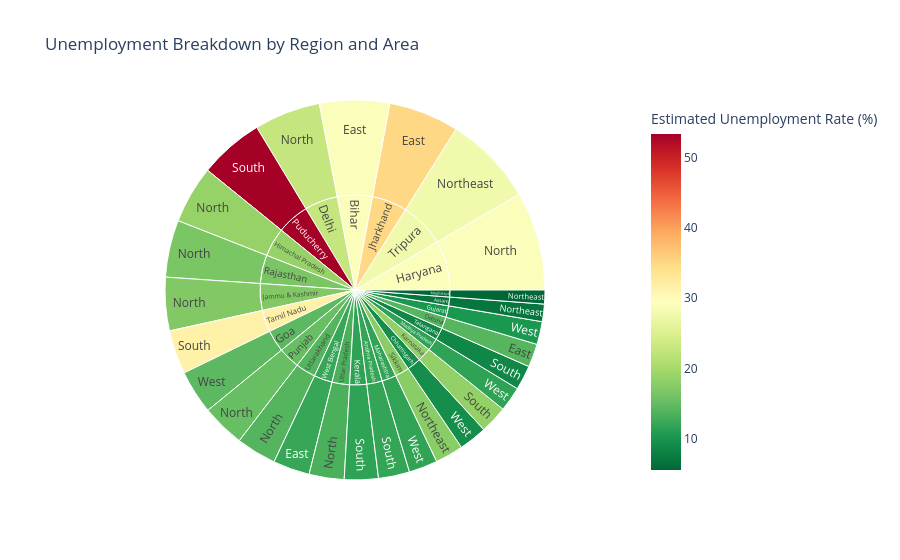

Write notebook code for a chart like this one.
### Code cell
import plotly.express as px

# Use existing regional hierarchy columns
fig = px.sunburst(
    df, 
    path=['Region', 'Region.1'], 
    values='Estimated Unemployment Rate (%)',
    color='Estimated Unemployment Rate (%)', 
    color_continuous_scale='RdYlGn_r',
    title='Unemployment Breakdown by Region and Area'
)

fig.show()

### Figure 1 — Plotly figure (JSON) as saved in the notebook; plotly's stock layout.template omitted (floating-point values rounded to 4 significant figures)
{"data": [{"branchvalues": "total", "customdata": [[11.95], [6.86], [28.99], [9.329], [22.8], [14.52], [10.31], [29.0], [18.66], [17.21], [35.04], [18.5], [11.56], [11.58], [11.69], [5.511], [14.05], [53.42], [15.28], [16.61], [17.75], [31.69], [8.484], [27.75], [13.42], [14.04], [12.11], [11.95], [6.86], [28.99], [9.329], [22.8], [14.52], [10.31], [29.0], [18.66], [17.21], [35.04], [18.5], [11.56], [11.58], [11.69], [5.511], [14.05], [53.42], [15.28], [16.61], [17.75], [31.69], [8.484], [27.75], [13.42], [14.04], [12.11]], "domain": {"x": [0, 1], "y": [0, 1]}, "hovertemplate": "labels=%{label}<br>Estimated Unemployment Rate (%)_sum=%{value}<br>parent=%{parent}<br>id=%{id}<br>Estimated Unemployment Rate (%)=%{color}<extra></extra>", "ids": ["Andhra Pradesh/South", "Assam/Northeast", "Bihar/East", "Chhattisgarh/West", "Delhi/North", "Goa/West", "Gujarat/West", "Haryana/North", "Himachal Pradesh/North", "Jammu & Kashmir/North", "Jharkhand/East", "Karnataka/South", "Kerala/South", "Madhya Pradesh/West", "Maharashtra/West", "Meghalaya/Northeast", "Odisha/East", "Puducherry/South", "Punjab/North", "Rajasthan/North", "Sikkim/Northeast", "Tamil Nadu/South", "Telangana/South", "Tripura/Northeast", "Uttar Pradesh/North", "Uttarakhand/North", "West Bengal/East", "Andhra Pradesh", "Assam", "Bihar", "Chhattisgarh", "Delhi", "Goa", "Gujarat", "Haryana", "Himachal Pradesh", "Jammu & Kashmir", "Jharkhand", "Karnataka", "Kerala", "Madhya Pradesh", "Maharashtra", "Meghalaya", "Odisha", "Puducherry", "Punjab", "Rajasthan", "Sikkim", "Tamil Nadu", "Telangana", "Tripura", "Uttar Pradesh", "Uttarakhand", "West Bengal"], "labels": ["South", "Northeast", "East", "West", "North", "West", "West", "North", "North", "North", "East", "South", "South", "West", "West", "Northeast", "East", "South", "North", "North", "Northeast", "South", "South", "Northeast", "North", "North", "East", "Andhra Pradesh", "Assam", "Bihar", "Chhattisgarh", "Delhi", "Goa", "Gujarat", "Haryana", "Himachal Pradesh", "Jammu & Kashmir", "Jharkhand", "Karnataka", "Kerala", "Madhya Pradesh", "Maharashtra", "Meghalaya", "Odisha", "Puducherry", "Punjab", "Rajasthan", "Sikkim", "Tamil Nadu", "Telangana", "Tripura", "Uttar Pradesh", "Uttarakhand", "West Bengal"], "marker": {"coloraxis": "coloraxis", "colors": [11.95, 6.86, 28.99, 9.329, 22.8, 14.52, 10.31, 29.0, 18.66, 17.21, 35.04, 18.5, 11.56, 11.58, 11.69, 5.511, 14.05, 53.42, 15.28, 16.61, 17.75, 31.69, 8.484, 27.75, 13.42, 14.04, 12.11, 11.95, 6.86, 28.99, 9.329, 22.8, 14.52, 10.31, 29.0, 18.66, 17.21, 35.04, 18.5, 11.56, 11.58, 11.69, 5.511, 14.05, 53.42, 15.28, 16.61, 17.75, 31.69, 8.484, 27.75, 13.42, 14.04, 12.11]}, "name": "", "parents": ["Andhra Pradesh", "Assam", "Bihar", "Chhattisgarh", "Delhi", "Goa", "Gujarat", "Haryana", "Himachal Pradesh", "Jammu & Kashmir", "Jharkhand", "Karnataka", "Kerala", "Madhya Pradesh", "Maharashtra", "Meghalaya", "Odisha", "Puducherry", "Punjab", "Rajasthan", "Sikkim", "Tamil Nadu", "Telangana", "Tripura", "Uttar Pradesh", "Uttarakhand", "West Bengal", "", "", "", "", "", "", "", "", "", "", "", "", "", "", "", "", "", "", "", "", "", "", "", "", "", "", ""], "type": "sunburst", "values": [86.64, 48.56, 194.7, 78.19, 184.1, 121.7, 63.76, 274.8, 160.7, 148.3, 195.4, 76.68, 94.34, 68.54, 79.79, 38.66, 64.62, 179.4, 119.8, 158.7, 78.34, 121.9, 68.33, 250.6, 97.37, 111.6, 101.9, 86.64, 48.56, 194.7, 78.19, 184.1, 121.7, 63.76, 274.8, 160.7, 148.3, 195.4, 76.68, 94.34, 68.54, 79.79, 38.66, 64.62, 179.4, 119.8, 158.7, 78.34, 121.9, 68.33, 250.6, 97.37, 111.6, 101.9]}], "layout": {"coloraxis": {"autocolorscale": false, "colorbar": {"title": {"text": "Estimated Unemployment Rate (%)"}}, "colorscale": [[0, "rgb(0,104,55)"], [0.1, "rgb(26,152,80)"], [0.2, "rgb(102,189,99)"], [0.3, "rgb(166,217,106)"], [0.4, "rgb(217,239,139)"], [0.5, "rgb(255,255,191)"], [0.6, "rgb(254,224,139)"], [0.7, "rgb(253,174,97)"], [0.8, "rgb(244,109,67)"], [0.9, "rgb(215,48,39)"], [1, "rgb(165,0,38)"]]}, "legend": {"tracegroupgap": 0}, "title": {"text": "Unemployment Breakdown by Region and Area"}}}
